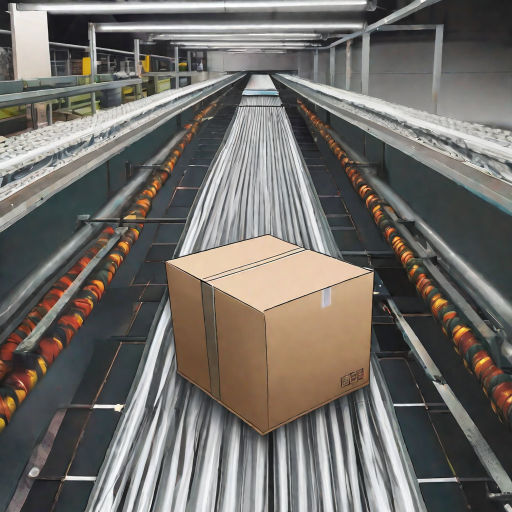
#> input picture a_closed_box_on_conveyor_belt_from_the_top_view.png, 1024 x 1024 px, found by its file name (shown at 1/2 size)
$ python Dimension_Measurer.py
#> lines starting #> are read from the running program, lines starting #| are printed output that depends on the picture
# [44 lines of commented-out code are left out]


import cv2
import numpy as np

#getting intermediate points on the line between point1 and point2
#for example, calling this function with (p1,p2,3) will return the point
#on the line between p1 and p2, at 1/3 distance from p2
def get_intermediate_point(p1,p2,ratio):
    return [p1[0]+int((p2[0]-p1[0])/ratio), p1[1]+int((p2[1]-p1[1])/ratio)]

#open dilated edge images
dilated_edges = cv2.imread(r"C:\Users\User\Documents\GitHub\Cathay-Cargo\a_closed_box_on_conveyor_belt_from_the_top_view.png", 0)
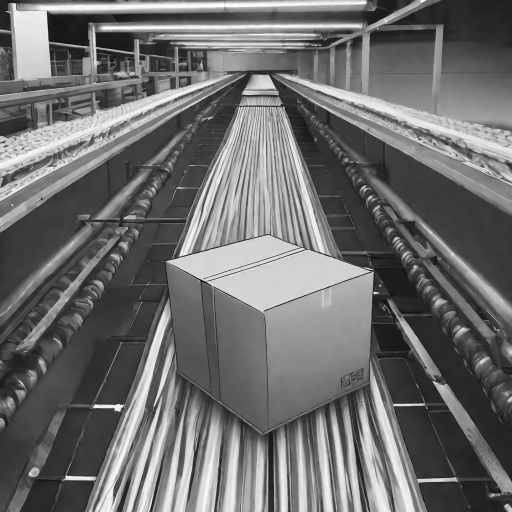
#> dilated_edges: shape (1024, 1024) (shown at 1/2 size); min 0, max 255, mean 109.5
img = cv2.bitwise_not(dilated_edges)
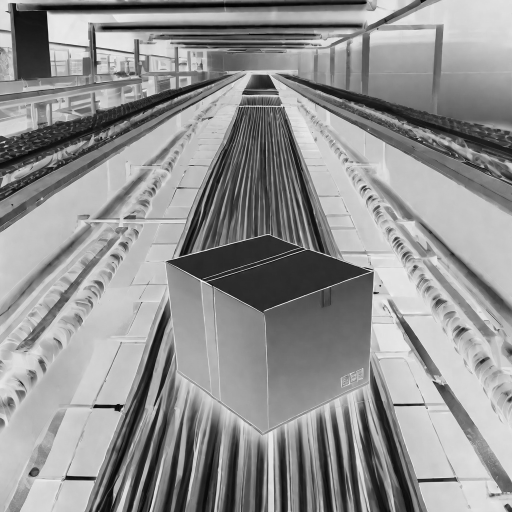
#> img: shape (1024, 1024) (shown at 1/2 size); min 0, max 255, mean 145.5

#corners you got from your segmentation and other question
corners = [[29,94],[102,21],[184,52],[183,547],[101,576],[27,509]]
nb_corners = len(corners)

#intermediate points between corners you are going to test
ratios = [2,4,6,8] #in this example, the middle point, the quarter point, etc
nb_ratios = len(ratios)

#list which will contain all connected corners
connected_corners = []
cv2.imshow('Image', img)
cv2.waitKey(0)
cv2.destroyAllWindows()
#double loop for going through all possible corners
for i in range(nb_corners-1):
    for j in range(i+1, nb_corners):
        cpt = 0
        c1 = corners[i]
        c2 = corners[j]

        #testing every intermediate points between the selected corners
        for ratio in ratios:
            p = get_intermediate_point(c1, c2, ratio)

            #checking if these points fall on a white pixel in the image
            if img[int(p[0]), int(p[1])] == 255:
                cpt += 1

        #if enough of the intermediate points fall on a white pixel
        if cpt >= int(nb_ratios * 0.75):
            #then we assume that the 2 corners are indeed connected by a line
            connected_corners.append([i, j])

print(connected_corners)

$ run again, with box_on_conveyor_belt.png copied over a_closed_box_on_conveyor_belt_from_the_top_view.png
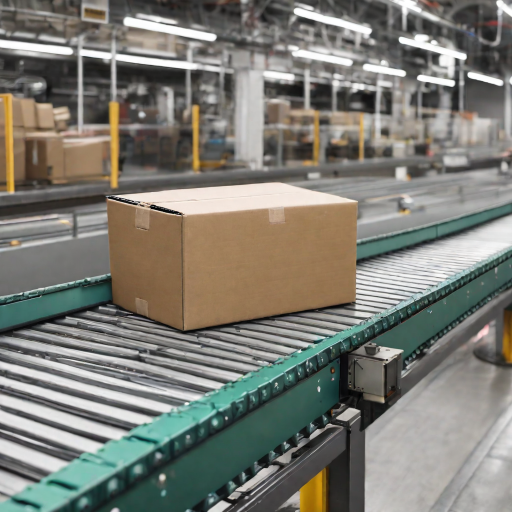
#> input picture box_on_conveyor_belt.png, 1024 x 1024 px, found by its file name (shown at 1/2 size)
#> `dilated_edges = cv2.imread(r"C:\Users\User\Documents\GitHub\Cathay-Car..`:
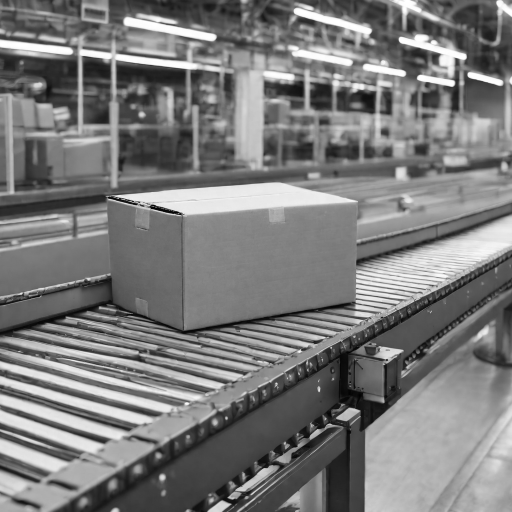
#> dilated_edges: shape (1024, 1024) (shown at 1/2 size); min 0, max 255, mean 123.1
#> `img = cv2.bitwise_not(dilated_edges)`:
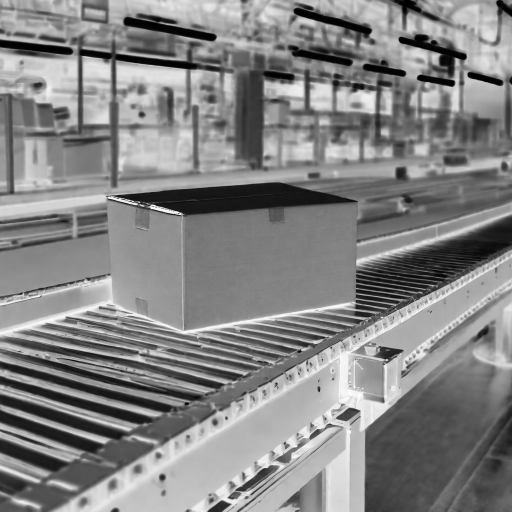
#> img: shape (1024, 1024) (shown at 1/2 size); min 0, max 255, mean 131.9
